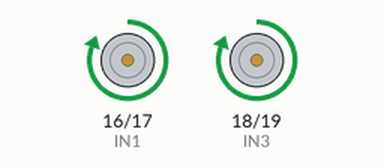
Recording of a sketch running on a simulated Arduino Uno, built with avr-gcc and run on an emulated ATmega328P. Shown: motor-driver pin pairs drawn as motors (green arrow = first pin HIGH = forward, orange = second pin HIGH = backward, longer = more drive).

Above: at 1.5 s.
At 4.5 s:
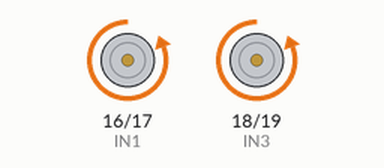
At 7.5 s:
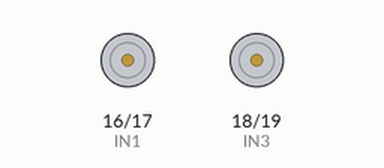
Timing chart, 0 to 11.7 s (numbered marks = the images above):
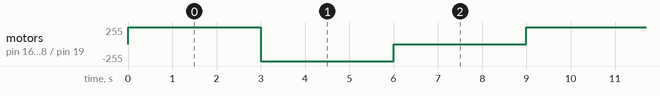

The sketch:

sigueLineasTesteoMotores.ino
```cpp
const int IN1 = 16;
const int IN2 = 17;
const int IN3 = 18;
const int IN4 = 19;

int interval = 3000;

/*void moverMotorIzquierdo(int velocidad);
void moverMotorDerecho(int velocidad);*/

void setup() {
  // Inicialización explícita del modo de salida para los terminales de potencia
  pinMode(IN1, OUTPUT);
  pinMode(IN2, OUTPUT);
  pinMode(IN3, OUTPUT);
  pinMode(IN4, OUTPUT);
}

void loop() {
  // Pruebas secuenciales de interval ms por fase

  // Fase 1: Ambos motores hacia adelante
  digitalWrite(IN3, HIGH);
  digitalWrite(IN4, LOW);
  digitalWrite(IN1, HIGH);
  digitalWrite(IN2, LOW);
  delay(interval);

  digitalWrite(IN3, LOW);
  digitalWrite(IN4, HIGH);
  digitalWrite(IN1, LOW);
  digitalWrite(IN2, HIGH);
  delay(interval);

  digitalWrite(IN3, LOW);
  digitalWrite(IN4, LOW);
  digitalWrite(IN1, LOW);
  digitalWrite(IN2, LOW );
  delay(interval);

  /*moverMotorIzquierdo(0);
  moverMotorDerecho(0);
  delay(interval);*/
}

/*
void moverMotorIzquierdo(int velocidad) {
  if (velocidad > 0) {
    digitalWrite(IN1, HIGH);
    digitalWrite(IN2, LOW); //NO ES ANALOG ES DIGITAL
  } else if (velocidad < 0){
    digitalWrite(IN1, LOW);
    digitalWrite(IN2, HIGH);
  } else {
    digitalWrite(IN1, LOW);
    digitalWrite(IN2, LOW);
    }
}
//poner el digitalwrite


void moverMotorDerecho(int velocidad) {
  if (velocidad > 0) {
    digitalWrite(IN3, HIGH);
    digitalWrite(IN4, LOW);
  } else if (velocidad < 0){
    digitalWrite(IN3, LOW);
    analogWrite(IN4, HIGH);
  } else {
    digitalWrite(IN3, LOW);
    digitalWrite(IN4, LOW);
    }
}*/
```

Measured:
- by itself, motor on pin 16 (IN1) / pin 17 (IN2), motor on pin 18 (IN3) / pin 19 (IN4): repeats every 9.0 s: backward 255/255 3.0 s, stopped 3.0 s, forward 255/255 3.0 s
